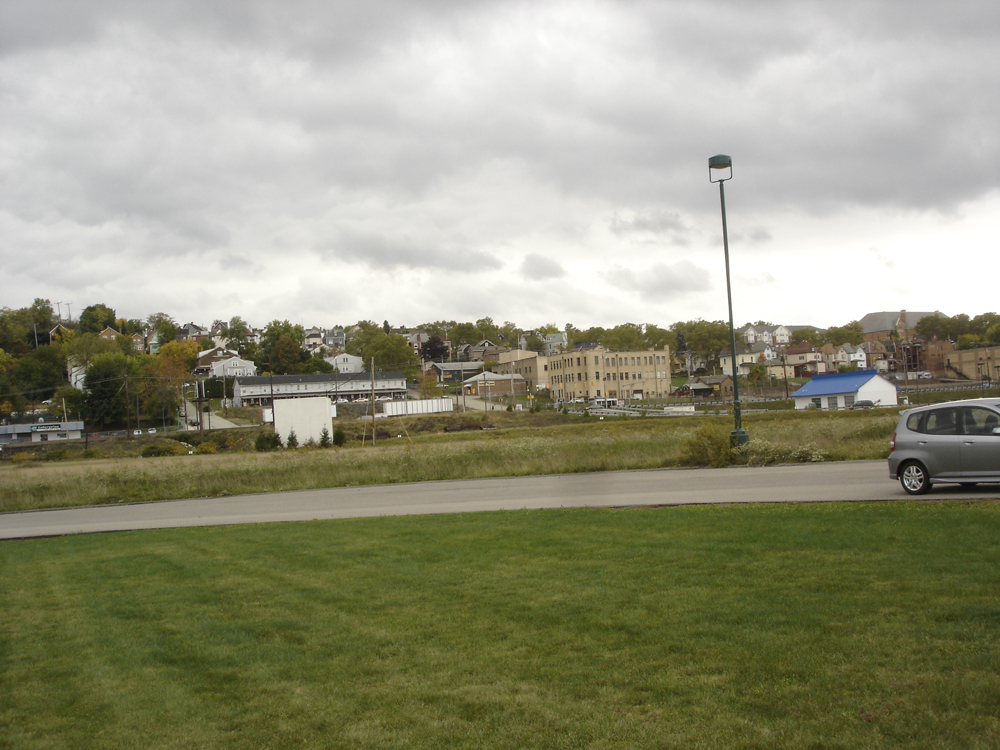
#> input picture HW3/Images/Q2/Working set/I1.jpg, 1000 x 750 px
$ jupyter execute Q2.ipynb   (shell and % lines are left out)   (Python 2 division)   (older library calls are emulated)
#> lines starting #> are read from the running program, lines starting #| are printed output that depends on the picture; long printed decimals are rounded
[cell 1]
# [11 lines of commented-out code are left out]

import numpy as np
import matplotlib.pyplot as plt
from PIL import Image
from PIL import ImageFilter
from scipy import ndimage

import cPickle

from sklearn import linear_model, datasets

[cell 2]
'''
VEIWING
'''

one = np.asarray(Image.open("Images/Q2/Working set/I1.jpg"),dtype=np.float64)/255.0
two = np.asarray(Image.open("Images/Q2/Working set/I2.jpg"),dtype=np.float64)/255.0
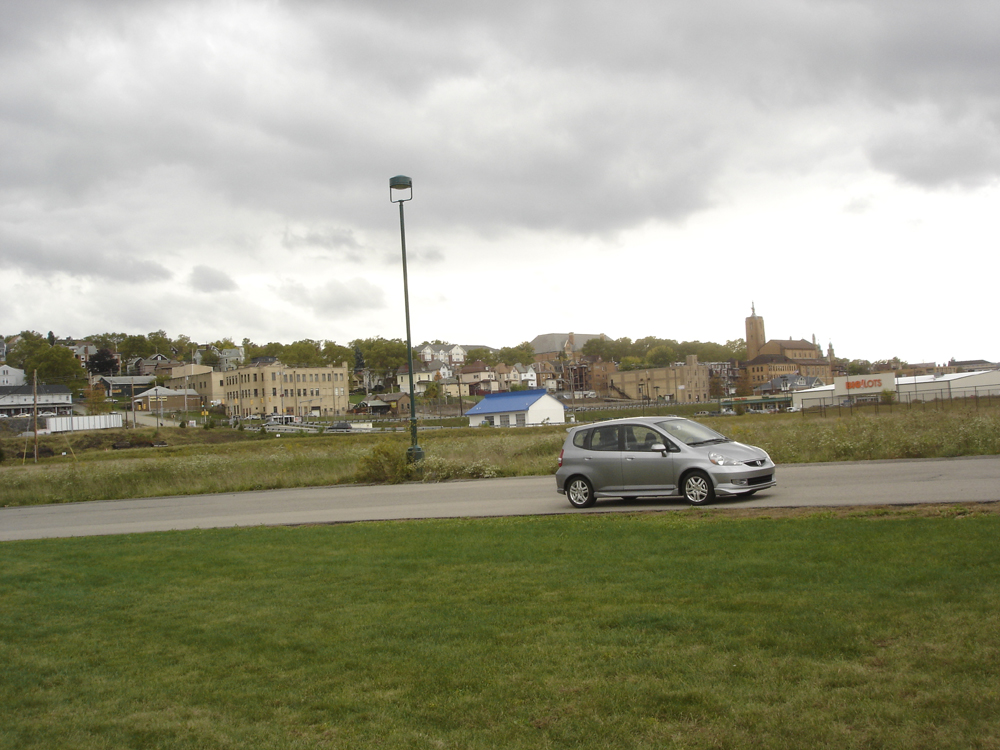
#> input picture HW3/Images/Q2/Working set/I2.jpg, 1000 x 750 px
three = np.asarray(Image.open("Images/Q2/Working set/I3.jpg"),dtype=np.float64)/255.0
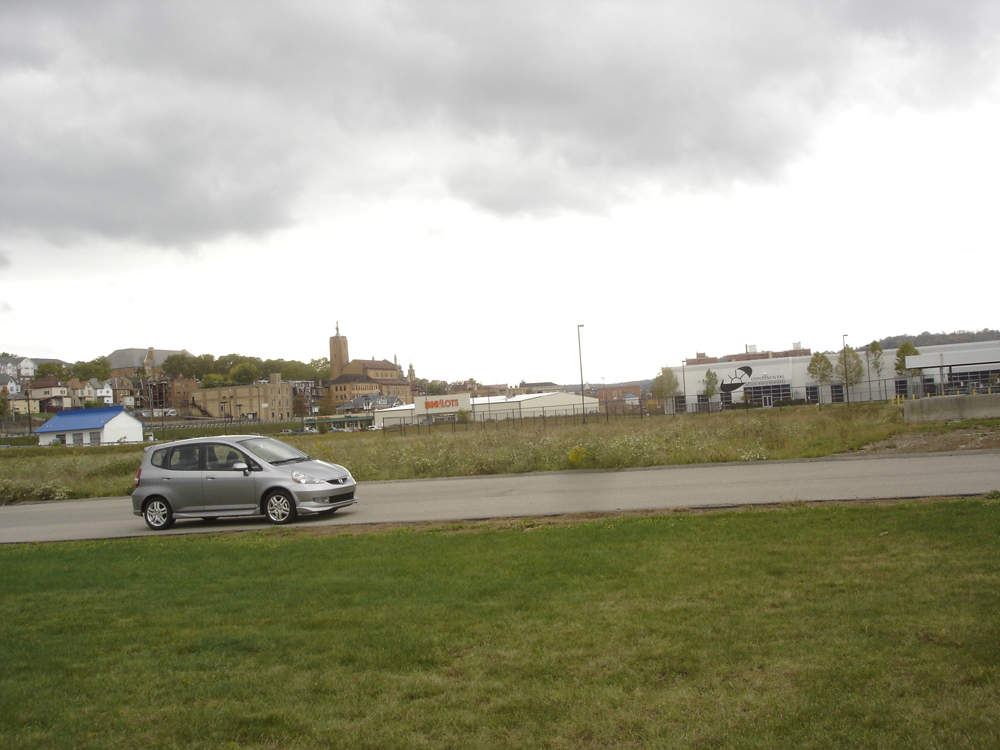
#> input picture HW3/Images/Q2/Working set/I3.jpg, 1000 x 750 px

print one.shape, two.shape, three.shape
#| (750, 1000, 3) (750, 1000, 3) (750, 1000, 3)

# combining images
ipan = np.concatenate((one, two, three), axis =1)
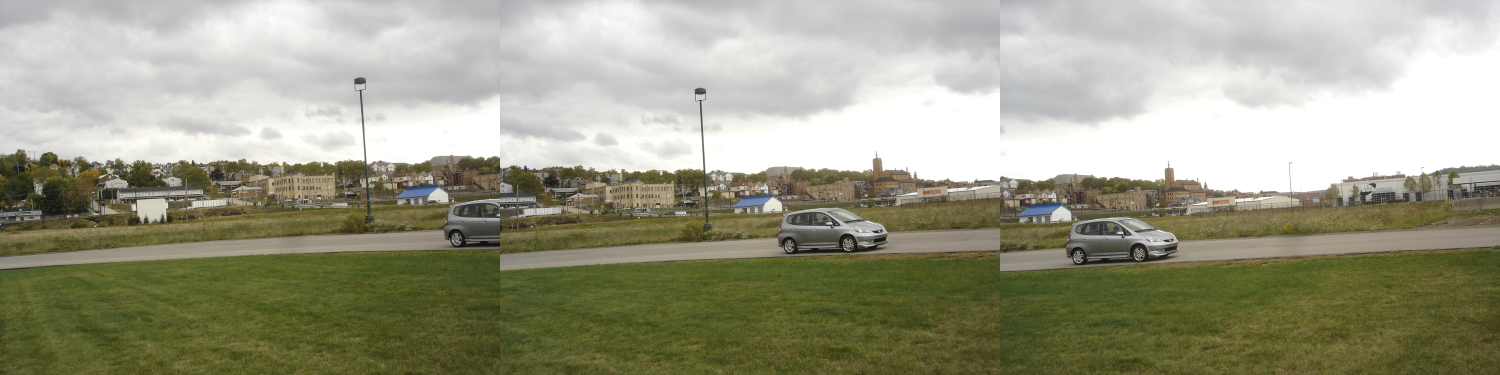
#> ipan: shape (750, 3000, 3) float64 (shown at 1/2 size); mean R, G, B 0.612, 0.612, 0.528

f=plt.figure()
f.set_size_inches(18.5, 10.5)

plt.imshow(ipan)
# [5 lines of commented-out code are left out]

[cell 3]
'''
DETECTION
Finding feature vectors. Because of library shenanigans, we had to run this on a machine (linux box) that
didn't have such a hard time installing opencv. In addition, SIFT didn't seem to work because of the
version of opencv that we did get sucessfully installed. So we did some research and decided to user the newer
(2014) BRISK feature detection as opposed to the propriatary SIFT (1999). This was easier to use and allowed us to
extract the features from all the images and store them to a pickle file so both partners could use their own device.
'''
# [21 lines of commented-out code are left out]
feat1 = cPickle.load(open("feats1.p","rb"))
#> (reads HW3/feats1.p from the repository)
feat2 = cPickle.load(open("feats2.p","rb"))
#> (reads HW3/feats2.p from the repository)
feat3 = cPickle.load(open("feats3.p","rb"))
#> (reads HW3/feats3.p from the repository)

feat1 = np.asarray(feat1)
feat2 = np.asarray(feat2)
feat3 = np.asarray(feat3)

print feat1.shape, feat2.shape, feat3.shape

[cell 4]
'''
MATCHING
'''

def matching(feat1, feat2):
    matched = []
    for p1 in feat1:
        #making sure feat2 is np array to be able to take argmin
        feat2 = np.array(feat2)
        dist = []
        if len(feat2) == 0:
            break
        else:
            for p2 in feat2:
                # Euclidean distance calculation
                dist.append(np.linalg.norm( abs(p1-p2) ))
            ind = np.argmin(dist, axis = 0)
            matched.append( np.ndarray.flatten( np.array([p1, feat2[ind]]) ))
#             print [p1, feat2[ind]]
            #removing element from np list by converting back to python list
            feat2 = np.ndarray.tolist(feat2)
            feat2.pop(ind)
    return matched

matched = matching(feat1, feat2)

[cell 5]
points =  np.transpose(np.array(matched))
x1, y1, x2, y2 = points[0], points[1], points[2], points[3]
x2 += one.shape[1]

[cell 6]
# a=[[1,2],[3,3],[4,4],[5,2]]  *zip(*a)

twoimg = np.concatenate((one, two), axis =1)
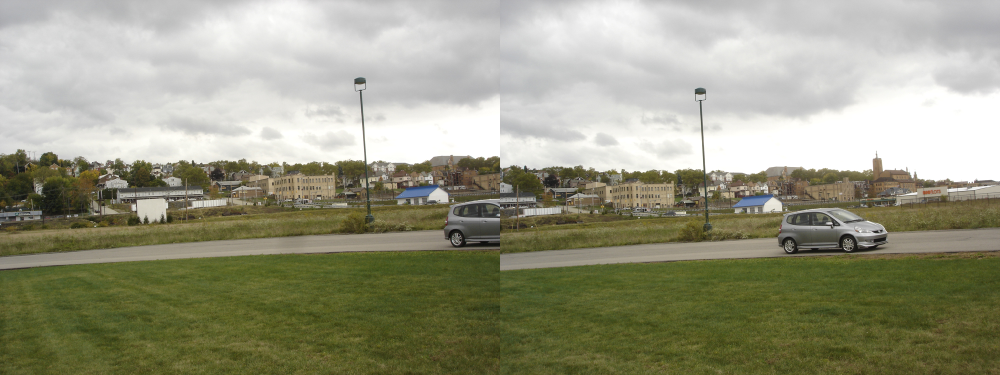
#> twoimg: shape (750, 2000, 3) float64 (shown at 1/2 size); mean R, G, B 0.595, 0.596, 0.509

f=plt.figure()
f.set_size_inches(18.5, 10.5)
plt.imshow(twoimg)

# plt.plot( [x1[0], x2[0]], [y1[0], y2[0]] , linestyle = "-", linewidth = "2", marker='.', color='r', ls='')
# plt.plot([x1[0], x2[0]], [y1[0], y2[0]] , '-o')

for n in range(0, 645, 13):
    plt.plot( [x1[n], x2[n]], [y1[n], y2[n]] ,'r-' )

for n in range(len(x1)):
    plt.plot( [x1[n], x2[n]], [y1[n], y2[n]] ,'b.' )

#     linestyle = "-", linewidth = "2", marker='.', color='r', ls=''

[cell 7]
for n in range(0, 645, 13):
    plt.plot( [x1[n], x2[n]], [y1[n], y2[n]] ,'ro' )

[cell 8]
'''
HOMOGRAPHY

Prt.1 RANSAC
'''

#
X = np.ndarray.flatten( np.array([x1, x2]) )
Y = np.ndarray.flatten( np.array([y1, y2]) )

x = X.reshape(-1,1)
y = Y.reshape(-1,1)

print x.shape, y.shape
#| (1290, 1) (1290, 1)

# Robustly fit linear model with RANSAC algorithm
model_ransac = linear_model.RANSACRegressor(linear_model.LinearRegression())
model_ransac.fit(x , y)
inlier_mask = model_ransac.inlier_mask_
outlier_mask = np.logical_not(inlier_mask)

# Predict data of estimated models
x_range = np.arange( 0 , one.shape[1]*2 )
#> x_range = 2000 values from 0 to 1999
line_y_ransac = model_ransac.predict(x_range[:, np.newaxis])
#> line_y_ransac = 2000 values from 344.3 to 367.9

# Compare estimated coefficients
print("Estimated coefficients (true, normal, RANSAC):")
print(model_ransac.estimator_.coef_)

plt.plot(x[inlier_mask], y[inlier_mask], '.g', label='Inliers')
plt.plot(x[outlier_mask], y[outlier_mask], '.r', label='Outliers')
# plt.plot(line_X, line_y, '-k', label='Linear regressor')
plt.plot(x_range, line_y_ransac, '-b', label='RANSAC regressor')
# [5 lines of commented-out code are left out]

[cell 9]
# seperating inliers into subgroups
inliers = np.concatenate(  (x[inlier_mask], y[inlier_mask]), axis =1)
group1 = inliers[ inliers[:,0] <= one.shape[1] ]
group2 = inliers[ inliers[:,0] > one.shape[1] ]

plt.plot(x[inlier_mask], y[inlier_mask], '.g', label='Inliers')
plt.plot(x[outlier_mask], y[outlier_mask], '.r', label='Outliers')
plt.plot( group1[:,0], group1[:,1], '.b')
plt.plot( group2[:,0], group2[:,1], '.y')
# plt.plot(line_X, line_y, '-k', label='Linear regressor')
plt.plot(x_range, line_y_ransac, '-b', label='RANSAC regressor')
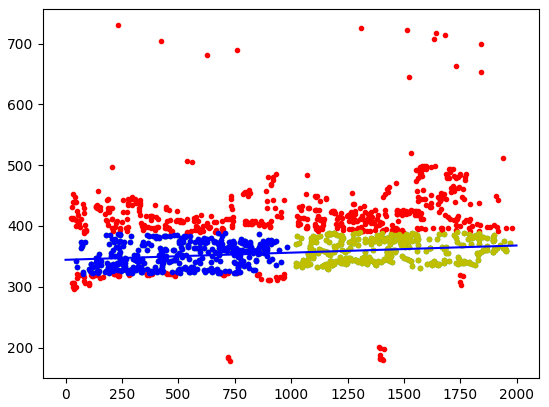
#> figure drawn by matplotlib, 1 panel

[cell 10]
import cv2
def even_groups(g1,g2):
    if g1.shape[0]>g2.shape[0]:
        g1=g1[:g2.shape[0]]
    else:
        g2=g2[:g1.shape[0]]
    return (g1,g2)
group1,group2= even_groups(group1,group2)
print(group1.shape)
#| (332, 2)
print(group2.shape)
#| (332, 2)
homo=cv2.findHomography(group1,group2,cv2.RANSAC)

[cell 11]
'''
MAPPING
'''
# print(np.atleast_2d(x1).shape)
groupone=np.vstack((x1,y1))
grouptwo=np.vstack((x2,y2))
groupone,grouptwo=even_groups(groupone,grouptwo)
groupone=np.transpose(groupone)
grouptwo=np.transpose(grouptwo)
homo2=cv2.findHomography(groupone,grouptwo,cv2.RANSAC,3)

print(groupone[0])
#| [729.263 177.199]

# [4 lines of commented-out code are left out]
output=cv2.warpPerspective(one,homo2[0],dsize=(int(one.shape[1]*2.5),one.shape[0]))
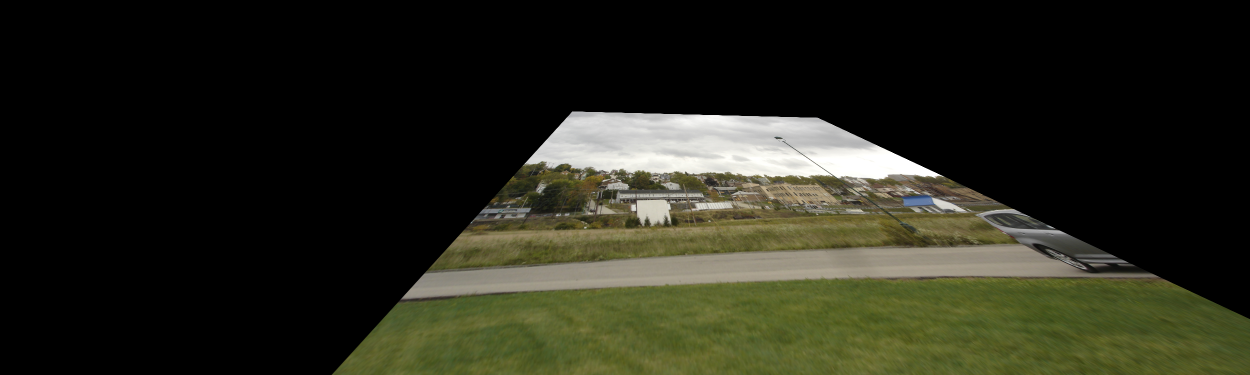
#> output: shape (750, 2500, 3) float64 (shown at 1/2 size); mean R, G, B 0.156, 0.159, 0.109
# output=cv2.warpPerspective(one,homo3,dsize=(one.shape[0],int(one.shape[1]*2.5)))

f1=plt.figure()
f1.set_size_inches(18.5, 10.5)
plt.imshow(output)
shifted_two=np.concatenate((np.zeros((750,1500,3)),two),axis=1)
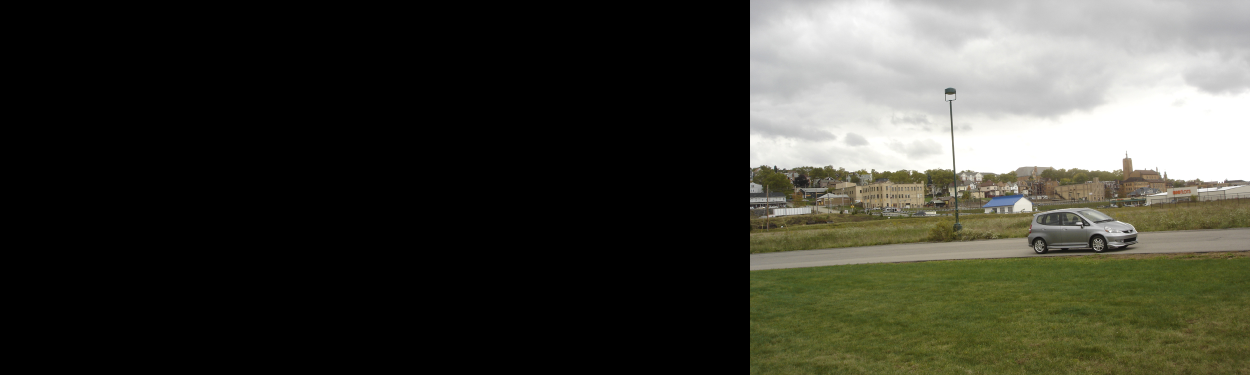
#> shifted_two: shape (750, 2500, 3) float64 (shown at 1/2 size); mean R, G, B 0.244, 0.244, 0.211
thing=output+shifted_two/2.0
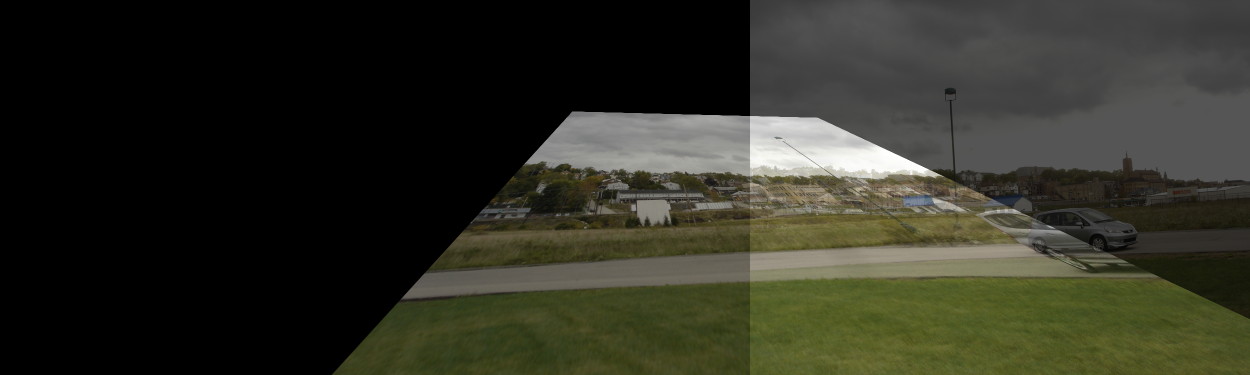
#> thing: shape (750, 2500, 3) float64 (shown at 1/2 size); mean R, G, B 0.278, 0.281, 0.215; drawn with min black and max white
f=plt.figure()
f.set_size_inches(18.5, 10.5)

plt.imshow(thing)
# print(one.shape)
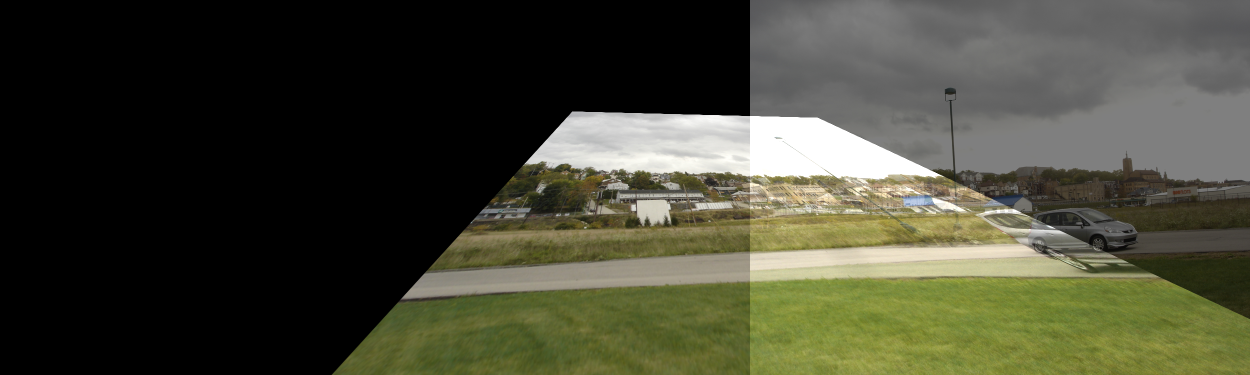
#> shown: shape (750, 2500, 3) float64 (shown at 1/2 size); mean R, G, B 0.273, 0.276, 0.21
